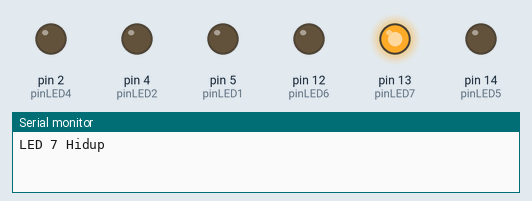
A sketch run on a simulated Arduino Uno, built with avr-gcc and run on an emulated ATmega328P. On the bench: output pins drawn as LEDs (lit = HIGH), the last lines printed to the serial monitor. Pins used as bus, display or sensor lines are not drawn.

Above: at 0.1 s.
At 0.8 s:
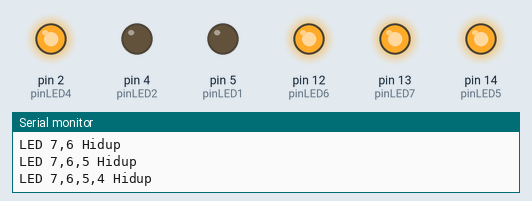
At 1.5 s:
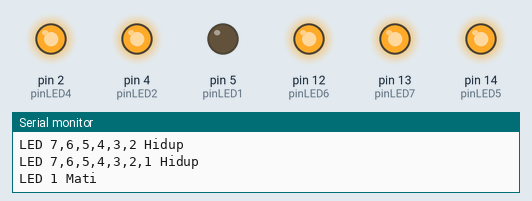
At 3.1 s:
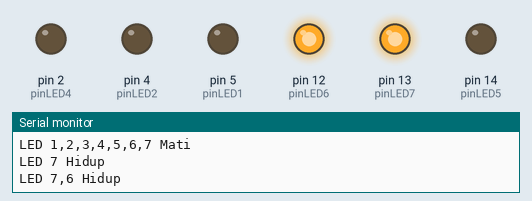
At 4.1 s:
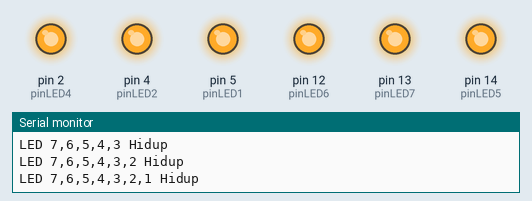
At 6.1 s:
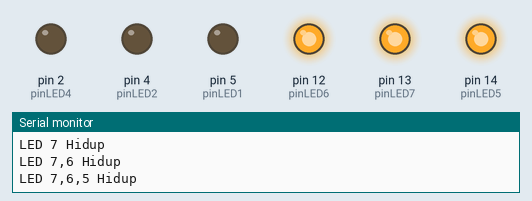
Timing chart, 0 to 6.4 s (numbered marks = the images above):
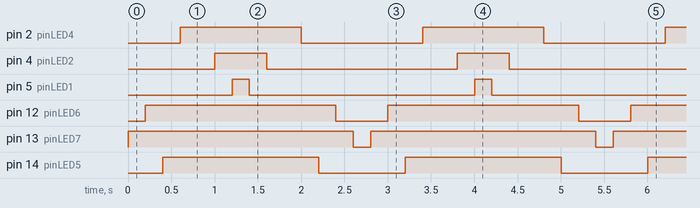

Measured:
- by itself, pin 2 (pinLED4): alternates HIGH for 1.4 s and LOW for 1.4 s
- by itself, pin 4 (pinLED2): alternates HIGH for 0.60 s and LOW for 2.2 s
- by itself, pin 5 (pinLED1): alternates HIGH for 0.20 s and LOW for 2.6 s
- by itself, pin 12 (pinLED6): alternates HIGH for 2.2 s and LOW for 0.60 s
- by itself, pin 13 (pinLED7): alternates HIGH for 2.6 s and LOW for 0.20 s
- by itself, pin 14 (pinLED5): alternates HIGH for 1.8 s and LOW for 1.0 s

The sketch:

KanankeKiri.ino
```cpp
#define pinLED1   5
#define pinLED2   4
#define pinLED3   0
#define pinLED4   2
#define pinLED5  14
#define pinLED6  12
#define pinLED7  13

void setup() {

  Serial.begin(115200);

  pinMode(pinLED1, OUTPUT);
  pinMode(pinLED2, OUTPUT);
  pinMode(pinLED3, OUTPUT);
  pinMode(pinLED4, OUTPUT);
  pinMode(pinLED5, OUTPUT);
  pinMode(pinLED6, OUTPUT);
  pinMode(pinLED7, OUTPUT);
}

void loop() {

  LEDKananKeKiri();
}

void LEDKananKeKiri() {
  //hidup kanan ke kiri
  Serial.println("LED 7 Hidup");
  digitalWrite(pinLED7, HIGH);
  delay(200);

  Serial.println("LED 7,6 Hidup");
  digitalWrite(pinLED6, HIGH);
  delay(200);

  Serial.println("LED 7,6,5 Hidup");
  digitalWrite(pinLED5, HIGH);
  delay(200);

  Serial.println("LED 7,6,5,4 Hidup");
  digitalWrite(pinLED4, HIGH);
  delay(200);

  Serial.println("LED 7,6,5,4,3 Hidup");
  digitalWrite(pinLED3, HIGH);
  delay(200);

  Serial.println("LED 7,6,5,4,3,2 Hidup");
  digitalWrite(pinLED2, HIGH);
  delay(200);

  Serial.println("LED 7,6,5,4,3,2,1 Hidup");
  digitalWrite(pinLED1, HIGH);
  delay(200);

  //mati kanan ke kiri
  Serial.println("LED 1 Mati");
  digitalWrite(pinLED1, LOW);
  delay(200);

  Serial.println("LED 1,2 Mati");
  digitalWrite(pinLED2, LOW);
  delay(200);

  Serial.println("LED 1,2,3 Mati");
  digitalWrite(pinLED3, LOW);
  delay(200);

  Serial.println("LED 1,2,3,4 Mati");
  digitalWrite(pinLED4, LOW);
  delay(200);

  Serial.println("LED 1,2,3,4,5 Mati");
  digitalWrite(pinLED5, LOW);
  delay(200);

  Serial.println("LED 1,2,3,4,5,6 Mati");
  digitalWrite(pinLED6, LOW);
  delay(200);

  Serial.println("LED 1,2,3,4,5,6,7 Mati");
  digitalWrite(pinLED7, LOW);
  delay(200);
}
```
